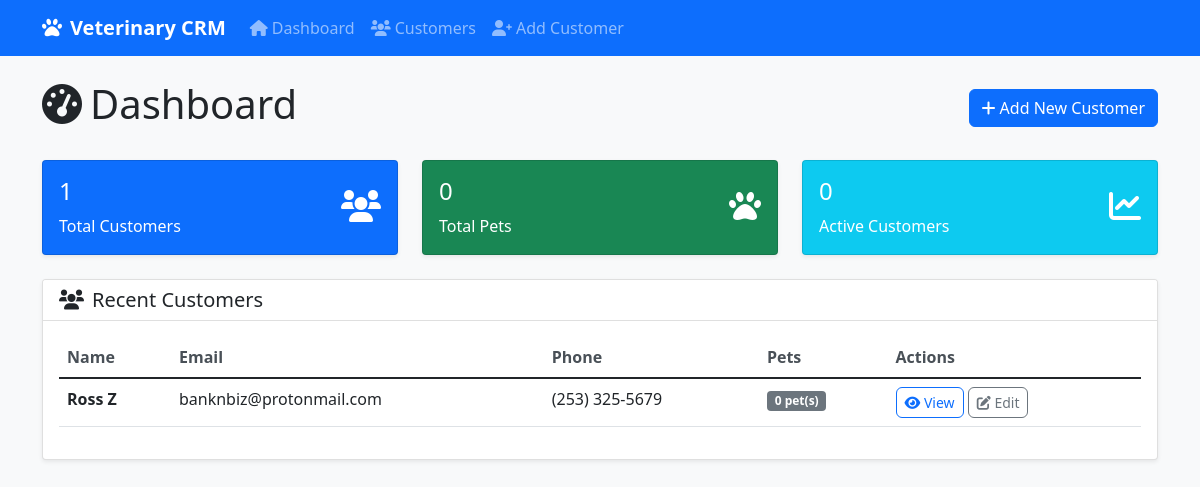
The page / on the database its author committed.
### models.py (models this page shows, shortened)
class Customer(db.Model):
    __tablename__ = 'customers'
    id = db.Column(db.Integer, primary_key=True)
    first_name = db.Column(db.String(50), nullable=False)
    last_name = db.Column(db.String(50), nullable=False)
    email = db.Column(db.String(100), unique=True, nullable=False)
    phone = db.Column(db.String(20), nullable=False)
    address = db.Column(db.Text)
    created_at = db.Column(db.DateTime, default=datetime.utcnow)
    updated_at = db.Column(db.DateTime, default=datetime.utcnow, onupdate=datetime.utcnow)
    pets = db.relationship('Pet', backref='owner', lazy=True, cascade='all, delete-orphan')

### app.py (the view)
@app.route('/')
def index():
    customers = Customer.query.all()
    return render_template('index.html', customers=customers)

### templates/index.html (shortened to what this page needs)
{% extends "base.html" %}
{% block content %}
<div class="row">
    <div class="col-12">
        <div class="d-flex justify-content-between align-items-center mb-4">
            <h1><i class="fas fa-tachometer-alt me-2"></i>Dashboard</h1>
            <a href="{{ url_for('add_customer') }}" class="btn btn-primary">
                <i class="fas fa-plus me-1"></i>Add New Customer
            </a>
        </div>
    </div>
</div>
<div class="row mb-4">
    <div class="col-md-4">
        <div class="card bg-primary text-white">
            <div class="card-body">
                <div class="d-flex justify-content-between">
                    <div>
                        <h4>{{ customers|length }}</h4>
                        <p class="mb-0">Total Customers</p>
                    </div>
                    <div class="align-self-center">
                        <i class="fas fa-users fa-2x"></i>
                    </div>
                </div>
            </div>
        </div>
    </div>
    <div class="col-md-4">
        <div class="card bg-success text-white">
            <div class="card-body">
                <div class="d-flex justify-content-between">
                    <div>
                        <h4>{{ customers|map(attribute='pets')|map('length')|sum }}</h4>
                        <p class="mb-0">Total Pets</p>
                    </div>
                    <div class="align-self-center">
                        <i class="fas fa-paw fa-2x"></i>
                    </div>
                </div>
            </div>
        </div>
    </div>
    <div class="col-md-4">
        <div class="card bg-info text-white">
            <div class="card-body">
                <div class="d-flex justify-content-between">
                    <div>
                        <h4>{{ customers|selectattr('pets')|list|length }}</h4>
                        <p class="mb-0">Active Customers</p>
                    </div>
                    <div class="align-self-center">
                        <i class="fas fa-chart-line fa-2x"></i>
                    </div>
                </div>
            </div>
        </div>
    </div>
</div>
<div class="row">
    <div class="col-12">
        <div class="card">
            <div class="card-header">
                <h5 class="mb-0"><i class="fas fa-users me-2"></i>Recent Customers</h5>
            </div>
            <div class="card-body">
                {% if customers %}
                    <div class="table-responsive">
                        <table class="table table-hover">
                            <thead>
                                <tr>
                                    <th>Name</th>
                                    <th>Email</th>
                                    <th>Phone</th>
                                    <th>Pets</th>
                                    <th>Actions</th>
                                </tr>
                            </thead>
                            <tbody>
                                {% for customer in customers[-10:] %}
                                <tr>
                                    <td>
                                        <strong>{{ customer.first_name }} {{ customer.last_name }}</strong>
                                    </td>
                                    <td>{{ customer.email }}</td>
                                    <td>{{ customer.phone }}</td>
                                    <td>
                                        <span class="badge bg-secondary">{{ customer.pets|length }} pet(s)</span>
                                    </td>
                                    <td>
                                        <a href="{{ url_for('customer_detail', customer_id=customer.id) }}"
                                           class="btn btn-sm btn-outline-primary">
                                            <i class="fas fa-eye"></i> View
                                        </a>
                                        <a href="{{ url_for('edit_customer', customer_id=customer.id) }}"
                                           class="btn btn-sm btn-outline-secondary">
                                            <i class="fas fa-edit"></i> Edit
                                        </a>
                                    </td>
                                </tr>
                                {% endfor %}
                            </tbody>
                        </table>
                    </div>
                {% endif %}
            </div>
        </div>
    </div>
</div>
{% endblock %}

### static/css/style.css (style rules this page uses)
body { background-color: #f8f9fa; }
.card { box-shadow: 0 0.125rem 0.25rem rgba(0, 0, 0, 0.075); border: 1px solid rgba(0, 0, 0, 0.125); }
.card-header { background-color: #fff; border-bottom: 1px solid rgba(0, 0, 0, 0.125); }
.btn { border-radius: 0.375rem; }
.table th { border-top: none; font-weight: 600; color: #495057; }
.badge { font-size: 0.75em; }

### rows shown on the page
Customer: first_name "Ross", last_name "Z", email "banknbiz@protonmail.com", phone "(253) 325-5679", pets|length "0"

### other values the page prints
{{ customers|length }} "1"
{{ customers|map(attribute='pets')|map('length')|sum }} "0"
{{ customers|selectattr('pets')|list|length }} "0"
